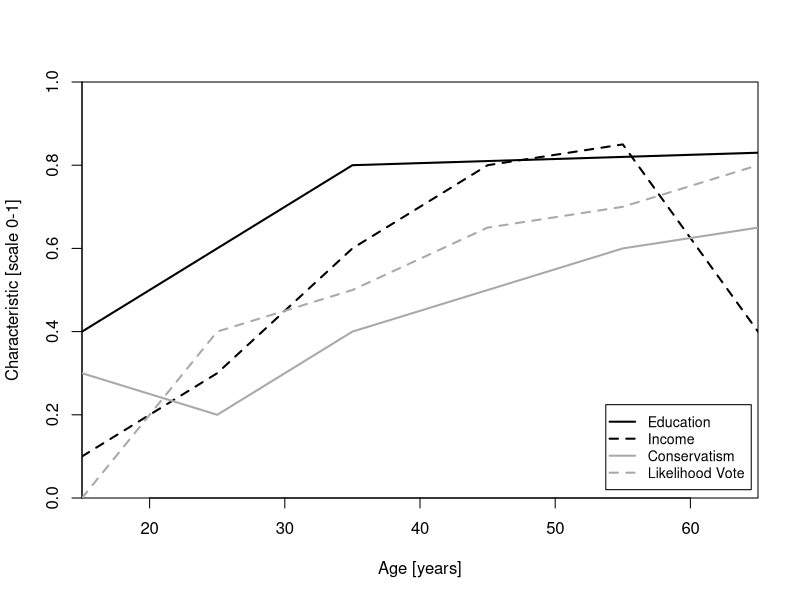

R code for this plot:
## ---- chunk 1

grade <- 1.7

if (grade == 1.0) {
  print("Perfect") 
} else if ( grade <= 2.0) {
  print("Amazing")
} else if (grade <= 3.0) {
  print("Good Job")
} else {
  print("Life goes on") 
}

grade <- 3.3

if (grade == 1.0) {
  print("Perfect") 
} else if ( grade <= 2.0) {
  print("Amazing")
} else if (grade <= 3.0) {
  print("Good Job")
} else {
  print("Life goes on") 
}


grade <- 1.0

if (grade == 1.0) {
  print("Perfect") 
} else if ( grade <= 2.0) {
  print("Amazing")
} else if (grade <= 3.0) {
  print("Good Job")
} else {
  print("Life goes on") 
}


grade <- 2.3

if (grade == 1.0) {
  print("Perfect") 
} else if ( grade <= 2.0) {
  print("Amazing")
} else if (grade <= 3.0) {
  print("Good Job")
} else {
  print("Life goes on") 
}


grade <- 1.7

if (grade == 1.0) {
  print("Perfect") 
} else if ( grade <= 2.0) {
  print("Amazing")
} else if (grade <= 3.0) {
  print("Good Job")
} else {
  print("Life goes on") 
}


## ---- chunk 2

grades <- c(1.7, 3.3, 2.3, 1.0)

## ---- chunk 3

#grades <- c(1.7, 3.3, 2.3, 1.0)

for (i in 1:length(grades)) {
if (grades[i] == 1.0) {
  print("Perfect") 
} else if ( grades[i] <= 2.0) {
  print("Amazing")
} else if (grades[i] <= 3.0) {
  print("Good Job")
} else {
  print("Life goes on") 
}
}

## ---- chunk 4

num <- c(3, 43, 113, 143, 171, 249)

for (i in num) { 
  print(paste0("This is the ", i, "th Iteration")) 
}

#paste0 is equivalent to : paste(, sep = "")

## ---- chunk 5
#lets create a dataset for the relationship between age and certain characteristics

age_data <- data.frame(age = c(15, 25, 35, 45, 55, 65),
                       education = c(0.4, 0.6, 0.8, 0.81, 0.82, 0.83),
                       income = c(0.1, 0.3, 0.6, 0.8, 0.85, 0.4),
                       conservatism = c(0.3, 0.2, 0.4, 0.5, 0.6, 0.65),
                       likely_vote = c(0, 0.4, 0.5, 0.65, 0.7, 0.8))

line_col <- c("black", "black", "darkgrey", "darkgrey")
line_lty <- c(1,2,1,2)


plot (age_data$age, 
      age_data$education, 
      type = "l",
      xlim = c(15,65),
      ylim =  c(0,1),
      xlab = "Age [years]",
      ylab = "Characteristic [scale 0-1]",
      yaxs="i",
      xaxs="i",
      main = "",
      col = line_col[1],
      lwd = 2,
      lty = line_lty[1])

for(i in 3:ncol(age_data)){
  lines(age_data$age, 
        age_data[[i]],
        lwd = 2, 
        col = line_col[i-1], 
        lty = line_lty[i-1])
}

legend("bottomright", 
       legend = c("Education", "Income", 
                  "Conservatism", "Likelihood Vote"), 
       lwd = 2, 
       col = line_col,
       lty = line_lty,
       pch = NA,
       cex = 0.85,
       inset = c(0.01,0.02)
       )




## ---- chunk 6

#Defining a matrix 
ttt <- matrix(c("X", "O", "X",
                "O", "X", "O",
                "O", "X", "O"), nrow = 3, ncol = 3, byrow = TRUE)

## ---- chunk 7

for (i in 1:nrow(ttt)) {
  for (j in 1:ncol(ttt)) {
    print(paste("On row", i, "and column", j, "the board contains", ttt[i,j]))
  }
}

## ---- chunk 8

#Let us create a matrix with random numbers 

mat <- matrix(1:10, nrow = 5, ncol = 6)

head(mat) # It just counts to 10

## ---- chunk 9

apply(mat, 2, mean) 
# 1) You include the object, 2) the margin: there is a deeper meaning of what the margin means but for almost all uses (especially while working with 2-D data) , margin = 1 means you apply the function to your rows and margin = 2 means apply the functions to your columns, 3) and lastly the function

apply(mat, 2, sum) #Let us get the sum of the columns
apply(mat, 2, sd) #The standard deviation


#The corresponding Loop would look like this: 

for (i in 1:ncol(mat)) {
  mean_col <- mean(mat[, i])
  print(mean_col)
}

apply(mat, 1, sum) #summing the rows

#you can add arguments to the function
#let's at a missing value to our matrix

mat[1,1] <- NA

apply(mat, 2, sum) #see the difference with NA?

apply(mat, 2, sum, na.rm = T) #now we disregarded the NA 



## ---- chunk 10

#My function is just a sum

add <- function(x, y) { 
  
  result <- x + y
  return(result)
}

add(2,7) #Now I can use my function

## ---- chunk 11

aoc <- function(radius) {
  pi <- 3.14159
  
  area <- pi * radius^2
  
  return(area)
}

aoc(5)

## ---- chunk 12


fibonacci <- function(n) {
  if (n <= 0) {
    stop("Invalid input. Please provide a positive integer.") 
  } else if (n == 1) {
    sequence <- 0
  } else if (n == 2) {
    sequence <- c(0, 1)
  } else {
    sequence <- numeric(n)
    sequence[1] <- 0
    sequence[2] <- 1
    for (i in 3:n) {
      sequence[i] <- sequence[i - 1] + sequence[i - 2]
    }
  }
  return(sequence)
}

fibonacci(10)

## ---- chunk 13

#Assigning an object for a better workflow
number <- 10

#The Loop 




